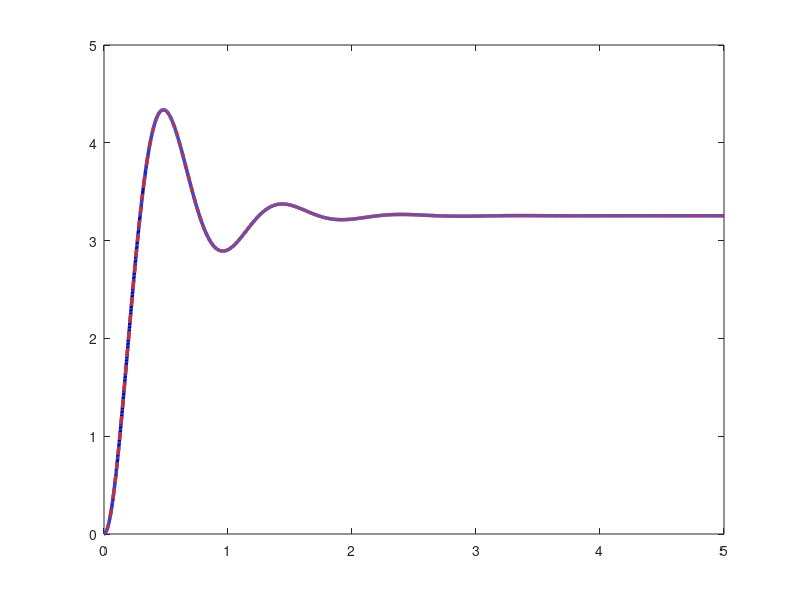

The MATLAB source for this figure: (Note: this script raises an error after producing the figure.)
K = 3.254; T = 0.144; xi = 0.33;
sys = tf(K, [T^2 2*xi*T 1]);
t = 0:0.001:5;

h_theory = K * ( ...
    1 - exp(-(xi/T) * t) .* ( ...
        cos( sqrt(1 - xi^2)/T * t ) + ...
        (xi / sqrt(1 - xi^2)) * sin( sqrt(1 - xi^2)/T * t ) ...
    ) ...
);

[y_sys, t_sys] = step(sys, t);

figure('Position', [100 100 900 400], 'Color','white');
plot(t, h_theory, 'Color', [0, 0, 0.7], 'LineStyle', '-', 'LineWidth', 2.5); 
hold on;
plot(t_sys, y_sys, 'Color', [0.8 0.2 0.2], 'LineStyle', '--', 'LineWidth', 2.5);

ax = gca; ax.LineWidth = 1.5; ax.FontSize = 13;
ax.XColor = [0.3 0.3 0.3]; ax.YColor = [0.3 0.3 0.3];
ax.GridColor = [0.9 0.9 0.9]; ax.GridAlpha = 0.4;
ax.MinorGridColor = [0.95 0.95 0.95]; ax.MinorGridAlpha = 0.2;
grid on; grid minor; box on;

xlabel('Time'); ylabel('h(t)');
legend('h_{theor}', 'h_{sys}', 'Location','southeast','FontSize',15);
set(findall(gcf, '-property', 'FontName'), 'FontName', 'DejaVu Math TeX Gyre');
exportgraphics(gcf, '../../../images/task2/time/y2.png', 'Resolution', 500);
